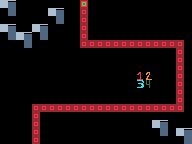

A level layout from a 2D game, rendered from its tile map. Below: a short description, then the map file with its tile-grid data intact:
An orthogonal 24x18 tile map with 8x8 px tiles, 4 tile layers (Background, Out of Bounds, Obstructions, Path).

<map version="1.10" tiledversion="1.11.2" orientation="orthogonal" renderorder="right-down" width="24" height="18" tilewidth="8" tileheight="8" infinite="0" nextlayerid="5" nextobjectid="1">
 <tileset firstgid="1" source="../tileset.tsx" />
 <layer id="1" name="Background" width="24" height="18">
  <data encoding="csv">
74,74,74,74,74,74,74,74,74,74,138,74,74,74,74,74,74,74,74,74,74,74,74,74,
74,74,74,74,74,74,74,74,74,74,138,74,74,74,74,74,74,74,74,74,74,74,74,74,
74,74,74,74,74,74,74,74,74,74,138,74,172,74,74,74,74,74,74,74,74,74,74,74,
74,74,74,74,74,74,74,74,74,74,138,74,74,74,74,74,74,74,74,74,74,74,74,74,
74,74,74,74,74,74,74,74,74,74,138,74,74,74,74,74,74,74,74,74,74,74,74,74,
74,74,74,74,172,74,74,74,74,74,108,106,106,106,106,106,106,106,106,106,106,106,107,74,
74,74,74,74,74,74,74,74,74,74,74,74,74,74,74,74,74,74,74,74,74,74,138,74,
74,74,74,74,74,74,74,74,74,74,74,74,74,74,74,74,74,74,74,74,74,74,138,74,
74,74,74,74,74,74,74,74,74,74,74,74,74,74,74,74,74,74,74,74,74,74,138,74,
74,74,74,74,74,74,74,74,74,74,74,74,74,74,74,74,74,74,74,74,74,74,138,74,
74,74,74,74,74,74,74,74,74,74,74,74,74,74,74,74,74,74,74,74,74,74,138,74,
74,74,74,74,74,74,74,74,74,172,74,74,74,74,74,74,74,74,74,74,74,74,138,74,
74,74,74,74,74,74,74,74,74,74,74,74,74,74,74,74,74,74,74,74,74,74,138,74,
74,74,74,74,139,106,106,106,106,106,106,106,106,106,106,106,106,106,106,106,106,106,140,74,
74,74,74,74,138,74,74,74,74,74,74,74,74,74,74,74,74,74,74,74,74,74,74,172,
74,172,74,74,138,74,74,74,74,74,74,74,74,74,74,74,74,74,74,74,74,74,74,74,
74,74,74,74,138,74,74,74,74,74,74,74,74,74,74,74,74,74,74,74,74,74,74,74,
74,74,74,74,138,74,74,74,74,74,74,74,74,74,74,74,172,74,74,74,74,74,74,74
</data>
 </layer>
 <layer id="4" name="Out of Bounds" width="24" height="18">
  <data encoding="csv">
0,0,0,0,0,0,0,0,0,0,0,0,0,0,0,0,0,0,0,0,0,0,0,0,
0,0,0,0,0,0,0,0,0,0,0,0,0,0,0,0,0,0,0,0,0,0,0,0,
0,0,0,0,0,0,0,0,0,0,0,0,0,0,0,0,0,0,0,0,0,0,0,0,
0,0,0,0,0,0,0,0,0,0,0,0,0,0,0,0,0,0,0,0,0,0,0,0,
0,0,0,0,0,0,0,0,0,0,0,0,0,0,0,0,0,0,0,0,0,0,0,0,
0,0,0,0,0,0,0,0,0,0,0,0,0,0,0,0,0,0,0,0,0,0,0,0,
0,0,0,0,0,0,0,0,0,0,0,0,0,0,0,0,0,0,0,0,0,0,0,0,
0,0,0,0,0,0,0,0,0,0,0,0,0,0,0,0,0,0,0,0,0,0,0,0,
0,0,0,0,0,0,0,0,0,0,0,0,0,0,0,0,0,0,0,0,0,0,0,0,
0,0,0,0,0,0,0,0,0,0,0,0,0,0,0,0,0,0,0,0,0,0,0,0,
0,0,0,0,0,0,0,0,0,0,0,0,0,0,0,0,0,0,0,0,0,0,0,0,
0,0,0,0,0,0,0,0,0,0,0,0,0,0,0,0,0,0,0,0,0,0,0,0,
0,0,0,0,0,0,0,0,0,0,0,0,0,0,0,0,0,0,0,0,0,0,0,0,
0,0,0,0,0,0,0,0,0,0,0,0,0,0,0,0,0,0,0,0,0,0,0,0,
0,0,0,0,0,0,0,0,0,0,0,0,0,0,0,0,0,0,0,0,0,0,0,0,
0,0,0,0,0,0,0,0,0,0,0,0,0,0,0,0,0,0,0,0,0,0,0,0,
0,0,0,0,0,0,0,0,0,0,0,0,0,0,0,0,0,0,0,0,0,0,0,0,
0,0,0,0,0,0,0,0,0,0,0,0,0,0,0,0,0,0,0,0,0,0,0,0
</data>
 </layer>
 <layer id="2" name="Obstructions" width="24" height="18">
  <data encoding="csv">
10,11,0,0,0,0,0,0,0,0,0,0,0,277,153,278,0,0,0,0,0,0,0,0,
42,43,170,171,0,0,10,11,0,0,0,0,0,245,246,248,150,151,150,151,151,150,151,150,
0,0,202,203,0,0,42,43,0,0,0,0,0,181,182,182,182,183,182,183,183,182,183,182,
10,11,0,0,10,11,0,0,0,0,0,0,0,213,214,214,214,215,214,215,215,214,215,214,
42,43,10,11,42,43,170,171,0,0,0,0,0,0,0,0,0,0,0,0,0,0,0,0,
0,0,42,43,0,0,202,203,0,0,0,0,0,0,0,0,0,0,0,0,0,0,0,0,
0,0,0,0,0,0,0,0,0,0,0,0,0,0,0,0,0,0,0,0,0,0,0,0,
151,150,151,151,150,150,151,150,151,150,151,217,217,217,250,0,0,0,0,0,0,0,0,0,
183,182,183,183,182,182,183,182,183,182,183,153,153,153,278,0,0,0,0,0,0,0,0,0,
215,214,215,215,214,214,215,214,215,214,215,183,182,182,184,0,0,0,0,0,0,0,0,0,
0,0,0,0,0,0,0,0,0,0,0,213,214,215,216,0,0,0,0,0,0,0,0,0,
0,0,0,0,0,0,0,0,0,0,0,0,0,0,0,0,0,0,0,0,0,0,0,0,
0,0,0,0,0,0,0,0,0,0,0,0,0,0,0,0,0,0,0,0,0,0,0,0,
0,0,0,0,0,0,0,0,0,0,0,0,0,0,0,0,0,0,0,0,0,0,0,0,
0,0,0,0,0,0,0,0,0,0,0,0,249,217,250,0,0,0,0,0,0,0,0,0,
0,0,0,0,0,0,0,0,0,0,0,0,277,153,278,0,0,0,0,10,11,0,0,0,
0,0,0,0,0,0,0,0,0,0,0,0,181,182,184,0,0,170,171,42,43,0,10,11,
0,0,0,0,0,0,0,0,0,0,0,0,213,214,216,0,0,202,203,0,0,0,42,43
</data>
 </layer>
 <layer id="3" name="Path" width="24" height="18">
  <data encoding="csv">
0,0,0,0,0,0,0,0,0,0,33,0,0,0,0,0,0,0,0,0,0,0,0,0,
0,0,0,0,0,0,0,0,0,0,34,0,0,0,0,0,0,0,0,0,0,0,0,0,
0,0,0,0,0,0,0,0,0,0,34,0,0,0,0,0,0,0,0,0,0,0,0,0,
0,0,0,0,0,0,0,0,0,0,34,0,0,0,0,0,0,0,0,0,0,0,0,0,
0,0,0,0,0,0,0,0,0,0,34,0,0,0,0,0,0,0,0,0,0,0,0,0,
0,0,0,0,0,0,0,0,0,0,34,34,34,34,34,34,34,34,34,34,34,34,34,0,
0,0,0,0,0,0,0,0,0,0,0,0,0,0,0,0,0,0,0,0,0,0,34,0,
0,0,0,0,0,0,0,0,0,0,0,0,0,0,0,0,0,0,0,0,0,0,34,0,
0,0,0,0,0,0,0,0,0,0,0,0,0,0,0,0,0,0,0,0,0,0,34,0,
0,0,0,0,0,0,0,0,0,0,0,0,0,0,0,0,0,65,66,0,0,0,34,0,
0,0,0,0,0,0,0,0,0,0,0,0,0,0,0,0,0,97,98,0,0,0,34,0,
0,0,0,0,0,0,0,0,0,0,0,0,0,0,0,0,0,0,0,0,0,0,34,0,
0,0,0,0,0,0,0,0,0,0,0,0,0,0,0,0,0,0,0,0,0,0,34,0,
0,0,0,0,34,34,34,34,34,34,34,34,34,34,34,34,34,34,34,34,34,34,34,0,
0,0,0,0,34,0,0,0,0,0,0,0,0,0,0,0,0,0,0,0,0,0,0,0,
0,0,0,0,34,0,0,0,0,0,0,0,0,0,0,0,0,0,0,0,0,0,0,0,
0,0,0,0,34,0,0,0,0,0,0,0,0,0,0,0,0,0,0,0,0,0,0,0,
0,0,0,0,34,0,0,0,0,0,0,0,0,0,0,0,0,0,0,0,0,0,0,0
</data>
 </layer>
</map>